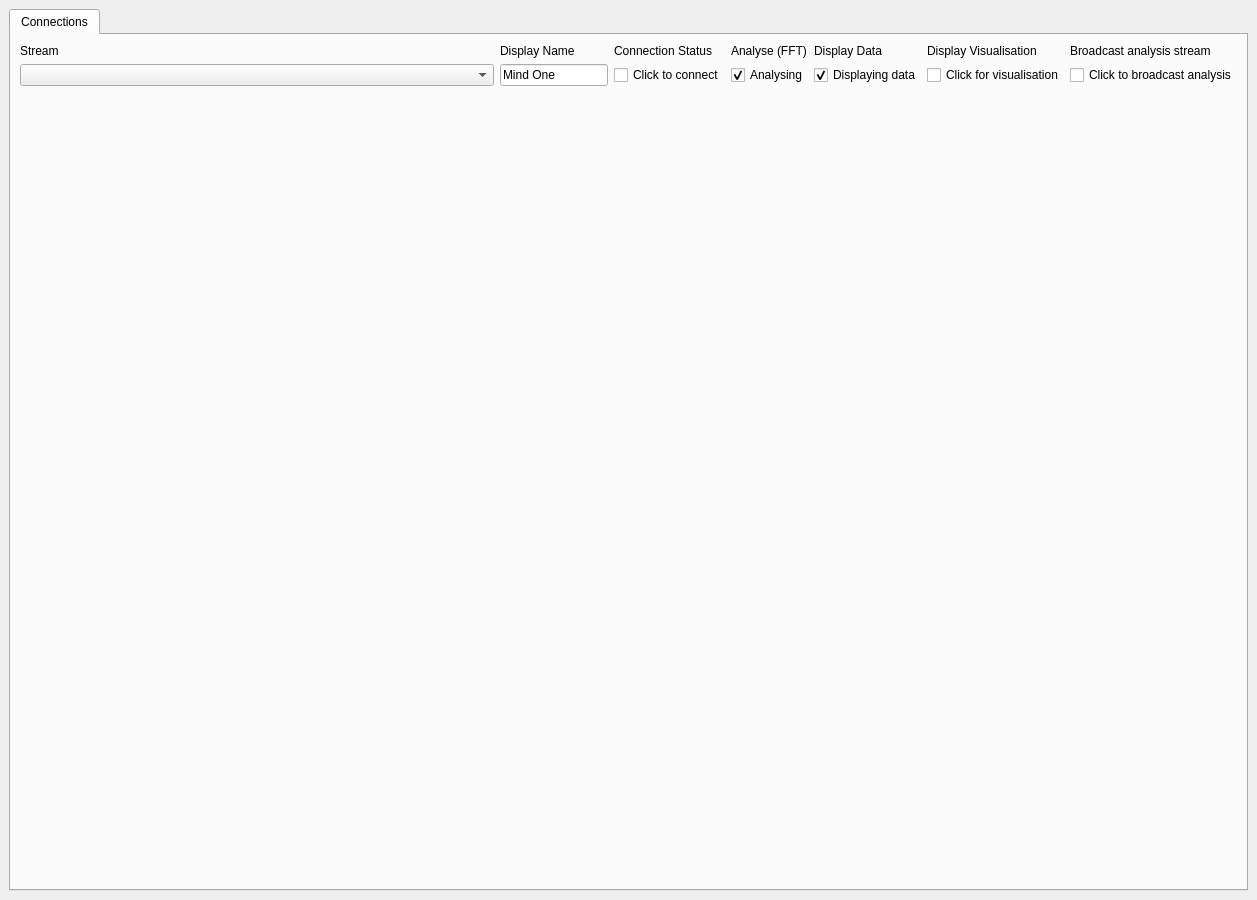
<?xml version="1.0" encoding="UTF-8"?>
<ui version="4.0">
 <class>MainWindow</class>
 <widget class="QMainWindow" name="MainWindow">
  <property name="geometry">
   <rect>
    <x>0</x>
    <y>0</y>
    <width>1257</width>
    <height>900</height>
   </rect>
  </property>
  <property name="sizePolicy">
   <sizepolicy hsizetype="Fixed" vsizetype="Preferred">
    <horstretch>0</horstretch>
    <verstretch>0</verstretch>
   </sizepolicy>
  </property>
  <property name="windowTitle">
   <string>Samadhi</string>
  </property>
  <property name="windowIcon">
   <iconset theme="emblem-shared"/>
  </property>
  <widget class="QWidget" name="centralwidget">
   <layout class="QGridLayout" name="gridLayout">
    <item row="0" column="0">
     <widget class="QTabWidget" name="tabWidget">
      <property name="currentIndex">
       <number>0</number>
      </property>
      <widget class="QWidget" name="tabConnections">
       <attribute name="title">
        <string>Connections</string>
       </attribute>
       <layout class="QGridLayout" name="gridLayout_2" columnstretch="2,0,0,0,0,0,0,0,0">
        <item row="1" column="5">
         <widget class="QCheckBox" name="checkBoxAnalyse01">
          <property name="text">
           <string>Analysing</string>
          </property>
          <property name="checked">
           <bool>true</bool>
          </property>
         </widget>
        </item>
        <item row="3" column="4">
         <spacer name="verticalSpacer">
          <property name="orientation">
           <enum>Qt::Vertical</enum>
          </property>
          <property name="sizeHint" stdset="0">
           <size>
            <width>20</width>
            <height>40</height>
           </size>
          </property>
         </spacer>
        </item>
        <item row="0" column="2">
         <widget class="QLabel" name="labelName">
          <property name="text">
           <string>Display Name</string>
          </property>
         </widget>
        </item>
        <item row="1" column="2">
         <widget class="QLineEdit" name="lineEditName01">
          <property name="text">
           <string>Mind One</string>
          </property>
         </widget>
        </item>
        <item row="0" column="5">
         <widget class="QLabel" name="labelStreamId">
          <property name="text">
           <string>Analyse (FFT)</string>
          </property>
         </widget>
        </item>
        <item row="0" column="8">
         <widget class="QLabel" name="labelStreamAnalysis">
          <property name="text">
           <string>Broadcast analysis stream</string>
          </property>
         </widget>
        </item>
        <item row="0" column="7">
         <widget class="QLabel" name="labelChannels">
          <property name="text">
           <string>Display Visualisation</string>
          </property>
         </widget>
        </item>
        <item row="0" column="6">
         <widget class="QLabel" name="labelHost">
          <property name="text">
           <string>Display Data</string>
          </property>
         </widget>
        </item>
        <item row="0" column="0">
         <widget class="QLabel" name="labelStreamName">
          <property name="text">
           <string>Stream</string>
          </property>
         </widget>
        </item>
        <item row="1" column="0">
         <widget class="QComboBox" name="comboBoxStreamName01"/>
        </item>
        <item row="1" column="4">
         <widget class="QCheckBox" name="checkBoxConnect01">
          <property name="text">
           <string>Click to connect</string>
          </property>
         </widget>
        </item>
        <item row="0" column="4">
         <widget class="QLabel" name="labelConnectionStatus">
          <property name="text">
           <string>Connection Status</string>
          </property>
         </widget>
        </item>
        <item row="1" column="6">
         <widget class="QCheckBox" name="checkBoxDisplay01">
          <property name="text">
           <string>Displaying data</string>
          </property>
          <property name="checked">
           <bool>true</bool>
          </property>
         </widget>
        </item>
        <item row="1" column="7">
         <widget class="QCheckBox" name="checkBoxVisualisation01">
          <property name="text">
           <string>Click for visualisation</string>
          </property>
         </widget>
        </item>
        <item row="1" column="8">
         <widget class="QCheckBox" name="checkBoxStreamAnalysis01">
          <property name="text">
           <string>Click to broadcast analysis</string>
          </property>
         </widget>
        </item>
       </layout>
      </widget>
     </widget>
    </item>
   </layout>
  </widget>
  <action name="actionQuit">
   <property name="text">
    <string>Quit</string>
   </property>
  </action>
 </widget>
 <resources/>
 <connections>
  <connection>
   <sender>actionQuit</sender>
   <signal>triggered()</signal>
   <receiver>MainWindow</receiver>
   <slot>close()</slot>
   <hints>
    <hint type="sourcelabel">
     <x>-1</x>
     <y>-1</y>
    </hint>
    <hint type="destinationlabel">
     <x>399</x>
     <y>299</y>
    </hint>
   </hints>
  </connection>
 </connections>
</ui>
